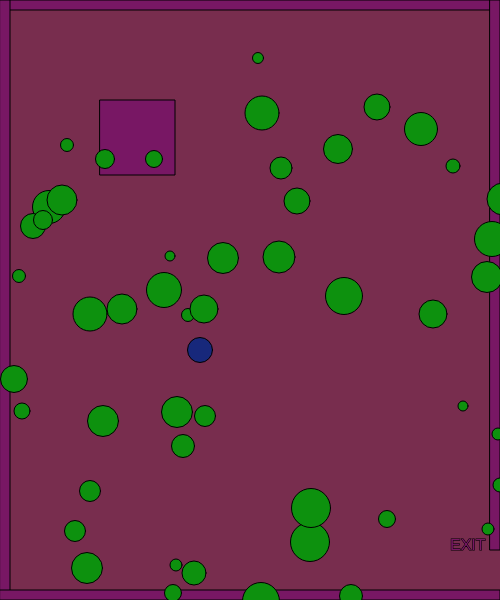
Frame 1 (no input)
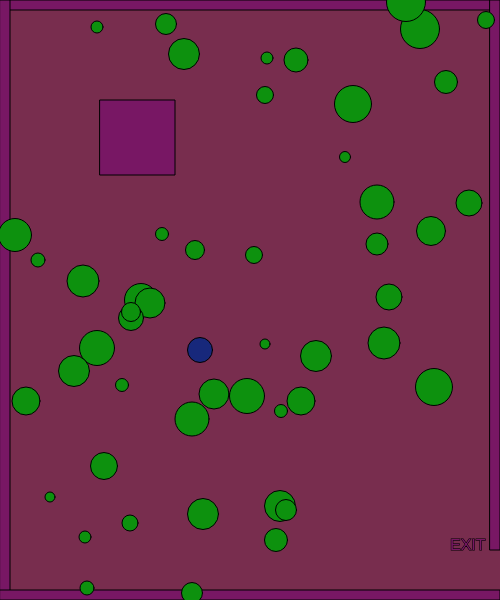
Frame 60 (no input)
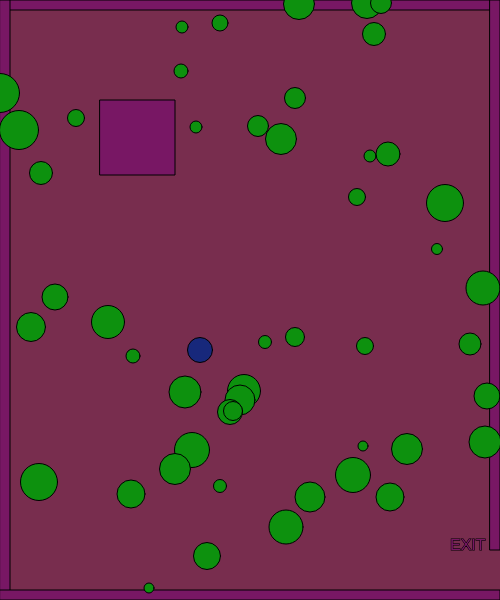
Frame 120 (the mouse pressed at the canvas centre since frame 60)

The p5.js sketch that drew these frames (run headless with seeded random() and noise() and a simulated clock; from frame 60 on, the mouse is pressed at the canvas centre):

// p5.js sketch
// ── sketch.js
// x and y for my character
var characterX = 100;
var characterY = 100;
// define the key codes for each letter
var w = 87;
var s = 83;
var a = 65;
var d = 68;

// x and y for a shape
var shapeX = 30;
var shapeY = 50;

var shapeXs = [];
var shapeYs = [];
var diameters = [];

var shapeXSpeeds = [];
var shapeYSpeeds = [];

// create a shape when the mouse is clicked
var mouseShapeX;
var mouseShapeY;

var squareObject;

function setup() {
    createCanvas(500, 600);
   
    // create an object of the square class
    squareObject = new Square(100, 100, 75, 120, 23, 100);

    // get a random speed when the it first starts
    for (var i = 0; i < 50; i++) {
        shapeXSpeeds[i] = Math.floor(Math.random() * (Math.floor(Math.random() * 5)) + 1);
        shapeYSpeeds[i] = Math.floor(Math.random() * (Math.floor(Math.random() * 5)) + 1);
        shapeXs[i] = getRandomNumber(500);
        shapeYs[i] = getRandomNumber(600);
        diameters[i] = getRandomNumber(30);
    }

    createCharacter(200, 350);
}

function draw() {
    background(120, 45, 78);
    stroke(0);
    fill(0);


    // create and display an object
    squareObject.display();

    // call createBorders function
    createBorders(10);

    // exit message
    textSize(16);
    text("EXIT", width - 50, height - 50)

    //createCharacter(200,350);
    drawCharacter();
    characterMovement();


    // potential enemy
    fill(13, 145, 14);
    // draw the shape
    for (var i = 0; i < shapeXs.length; i++) {
        circle(shapeXs[i], shapeYs[i], diameters[i]);
        shapeXSpeeds[i] = Math.floor(Math.random() * (Math.floor(Math.random() * 5)) + 1);
        shapeYSpeeds[i] = Math.floor(Math.random() * (Math.floor(Math.random() * 5)) + 1);




        // move the shape
        shapeXs[i] += shapeXSpeeds[i];
        shapeYs[i] += shapeYSpeeds[i];
        // check to see if the shape has gone out of bounds
        if (shapeXs[i] > width) {
            shapeXs[i] = 0;
        }
        if (shapeXs[i] < 0) {
            shapeXs[i] = width;
        }
        if (shapeYs[i] > height) {
            shapeYs[i] = 0;
        }
        if (shapeYs[i] < 0) {
            shapeYs[i] = height;
        }
    }
    // check to see if the character has left the exit
    if (characterX > width && characterY > width - 50) {
        fill(0);
        stroke(5);
        textSize(26);
        text("You Win!", width / 2 - 50, height / 2 - 50);
    }

    // create the shape based on the mouse click
    fill(120, 130, 140);
    circle(mouseShapeX, mouseShapeY, 25);
}

function characterMovement() {
    // handle the keys
    if (keyIsDown(w)) {
        characterY -= 10;
    }
    if (keyIsDown(s)) {
        characterY += 10;
    }
    if (keyIsDown(a)) {
        characterX -= 10;
        console.log("movement: " + characterX);
    }
    if (keyIsDown(d)) {
        characterX += 10;
    }
}

function createCharacter(x, y) {
    characterX = x;
    characterY = y;
}

function drawCharacter() {
    fill(23, 40, 123);
    circle(characterX, characterY, 25);
}

function createBorders(thickness) {
    // top border
    rect(0, 0, width, thickness);
    // left border
    rect(0, 0, thickness, height);
    // bottom border
    rect(0, height - thickness, width, thickness);
    // right upper border
    rect(width - thickness, 0, thickness, height - 50);
}

function mouseClicked() {
    mouseShapeX = mouseX;
    mouseShapeY = mouseY;
}

function getRandomNumber(number) {
    return Math.floor(Math.random() * number) + 10;
}
// ── rectangle.js
class Rectangle
{
    //constructor
    // x = x-coordinate, y = y-coordinate, w= width, h = height, r = red, g = green, b = blue
    constructor(x,y,w,h,r,g,b)
    {
        this.x = x;
        this.y = y;
        this.w = w;
        this.h = h;
        this.r = r;
        this.g = g;
        this.b = b;
    }

    display()
    {
        fill(this.r, this.g, this.b);
        rect(this.x, this.y, this.w, this.h);
    }
}
// ── square.js
class Square
{

    constructor(x,y,size,r,g,b)
    {
        this.x = x;
        this.y = y;
        this.size = size;
        this.r = r;
        this.g = g;
        this.b = b;
    }

    display()
    {
        fill(this.r, this.g, this.b);
        square(this.x, this.y, this.size);
    }
}
